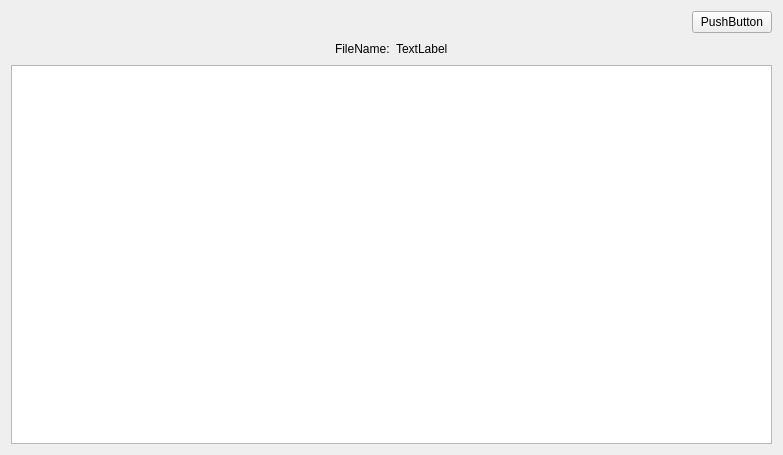
<?xml version="1.0" encoding="UTF-8"?>
<ui version="4.0">
 <class>WidgetVersion</class>
 <widget class="QWidget" name="WidgetVersion">
  <property name="geometry">
   <rect>
    <x>0</x>
    <y>0</y>
    <width>783</width>
    <height>455</height>
   </rect>
  </property>
  <property name="windowTitle">
   <string>Form</string>
  </property>
  <layout class="QVBoxLayout" name="verticalLayout">
   <item>
    <layout class="QHBoxLayout" name="horizontalLayout">
     <item>
      <spacer name="horizontalSpacer">
       <property name="orientation">
        <enum>Qt::Horizontal</enum>
       </property>
       <property name="sizeHint" stdset="0">
        <size>
         <width>40</width>
         <height>20</height>
        </size>
       </property>
      </spacer>
     </item>
     <item>
      <widget class="QPushButton" name="pushButton">
       <property name="text">
        <string>PushButton</string>
       </property>
      </widget>
     </item>
    </layout>
   </item>
   <item>
    <layout class="QHBoxLayout" name="horizontalLayout_2">
     <item>
      <spacer name="horizontalSpacer_2">
       <property name="orientation">
        <enum>Qt::Horizontal</enum>
       </property>
       <property name="sizeHint" stdset="0">
        <size>
         <width>40</width>
         <height>20</height>
        </size>
       </property>
      </spacer>
     </item>
     <item>
      <widget class="QLabel" name="label">
       <property name="text">
        <string>FileName:</string>
       </property>
      </widget>
     </item>
     <item>
      <widget class="QLabel" name="label_Name">
       <property name="text">
        <string>TextLabel</string>
       </property>
      </widget>
     </item>
     <item>
      <spacer name="horizontalSpacer_3">
       <property name="orientation">
        <enum>Qt::Horizontal</enum>
       </property>
       <property name="sizeHint" stdset="0">
        <size>
         <width>40</width>
         <height>20</height>
        </size>
       </property>
      </spacer>
     </item>
    </layout>
   </item>
   <item>
    <widget class="QTableWidget" name="tableWidget"/>
   </item>
  </layout>
 </widget>
 <resources/>
 <connections/>
</ui>
